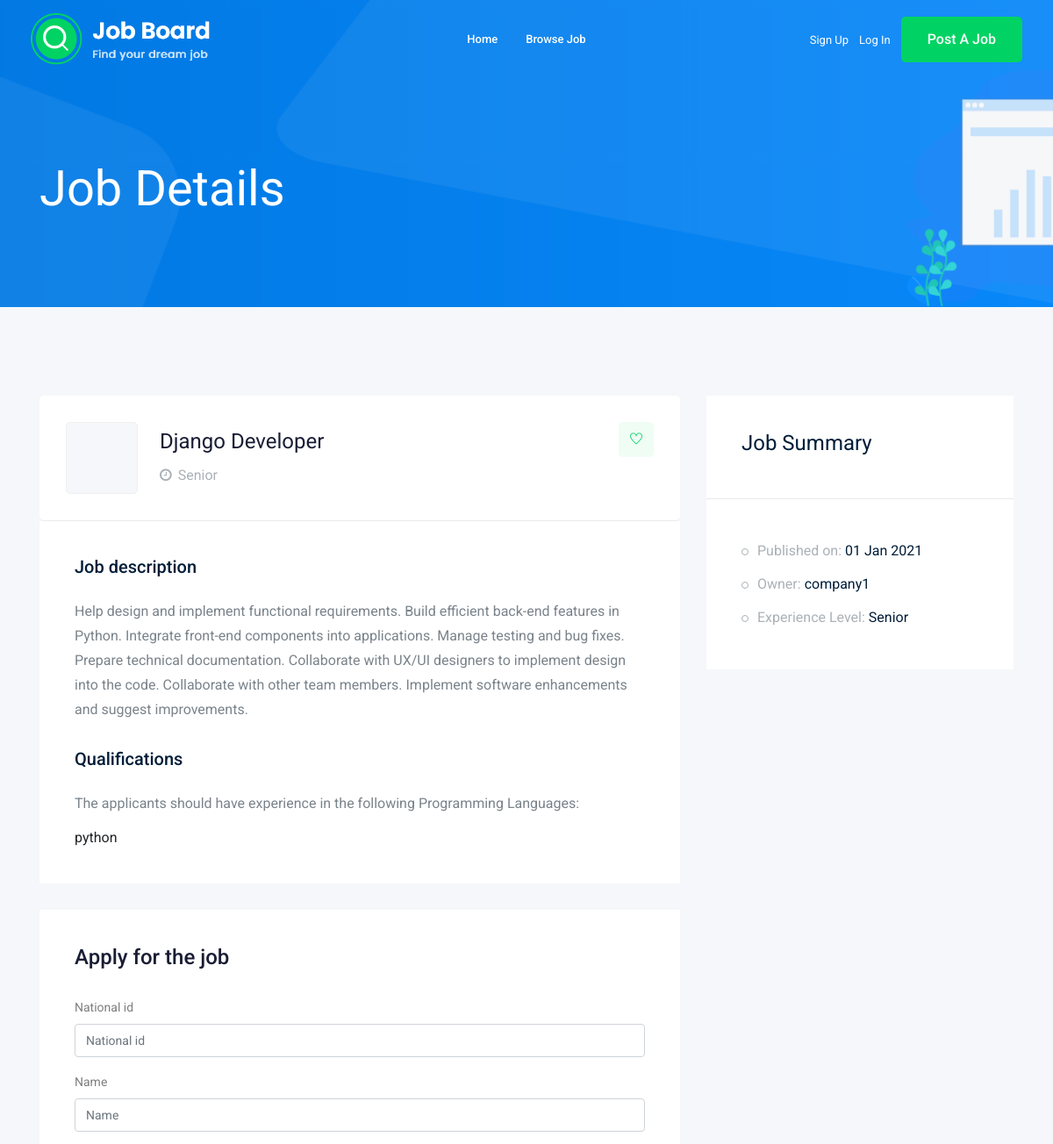
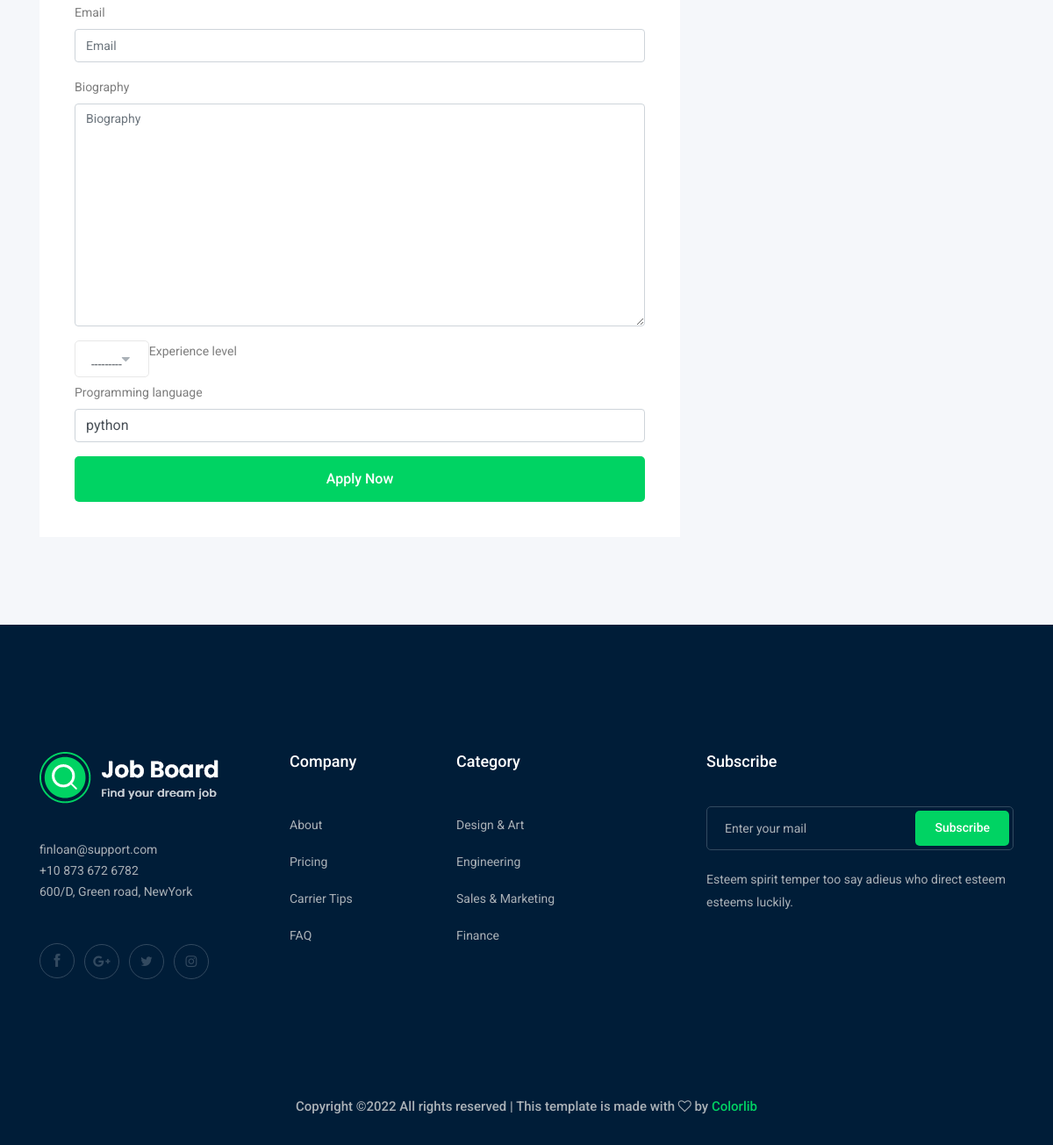
Screenshot of /jobs/django-developercompany1 with the database file from the repository (2 pictures, top to bottom).
### jobs/models.py (models this page shows, shortened)
class job(models.Model):  # table
    owner = models.ForeignKey(User, related_name='job_owner', on_delete=models.CASCADE)
    title = models.CharField(max_length=100)  # column
    experience_level = models.CharField(max_length=15 , choices=Exper_LVL)
    Programming_language = models.CharField(max_length=100,default='python')
    published_at = models.DateTimeField(auto_now_add=True)
    description = models.TextField(max_length=1000,default='There is no Job description.')
    slug = models.SlugField(blank=True, null=True)
    def __str__(self):
        return self.title

### jobs/views.py (the view)
# urls.py: path('<str:slug>',views.job_detail,name = 'job_detail'),
def job_detail(request,slug):
    job_detail = job.objects.get(slug=slug)
    if request.method=='POST': #if i click submit button (apply):
        form = ApplyForm(request.POST , request.FILES)
        if form.is_valid():
            myform = form.save(commit=False)
            myform.applied_job = job_detail
            myform.save()
    else:
        form = ApplyForm()
    context = {'job_detail': job_detail, 'jobdetailform': form }
    return render(request,'jobs/job_detail.html',context)

### jobs/form.py
class ApplyForm(forms.ModelForm): #make form from existing model
    class Meta:
        model = applicant
        fields = ['national_id' ,'name','email','biography','experience_level','Programming_language']

### jobs/templates/jobs/job_detail.html (shortened to what this page needs)
{% extends 'base.html' %}
{% load bootstrap4 %}
{% block body %}
<div class="bradcam_area bradcam_bg_1">
<div class="container">
    <div class="row">
        <div class="col-xl-12">
            <div class="bradcam_text">
                <h3>Job Details</h3>
            </div>
        </div>
    </div>
</div>
</div>
    <div class="job_details_area">
        <div class="container">
            <div class="row">
                <div class="col-lg-8">
                    <div class="job_details_header">
                        <div class="single_jobs white-bg d-flex justify-content-between">
                            <div class="jobs_left d-flex align-items-center">
                                <div class="thumb">
                                </div>
                                <div class="jobs_conetent">
                                    <a href="#"><h4>{{job_detail}}</h4></a>
                                    <div class="links_locat d-flex align-items-center">
                                        <div class="location">
                                            <p> <i class="fa fa-clock-o"></i>{{job_detail.experience_level}}</p>
                                        </div>
                                    </div>
                                </div>
                            </div>
                            <div class="jobs_right">
                                <div class="apply_now">
                                    <a class="heart_mark" href="#"> <i class="ti-heart"></i> </a>
                                </div>
                            </div>
                        </div>
                    </div>
                    <div class="descript_wrap white-bg">
                        <div class="single_wrap">
                            <h4>Job description</h4>
                            <p>{{job_detail.description}}</p>
                        </div>
                        <div class="single_wrap">
                            <h4>Qualifications</h4>
                                <p>The applicants should have experience in the following Programming Languages:</p>
                                <li>{{job_detail.Programming_language}}</li>
                        </div>
                    </div>
                    <div class="apply_job_form white-bg">
                        <h4>Apply for the job</h4>
                        <form method="POST" enctype="multipart/form-data">
                            {% bootstrap_form jobdetailform %}
                            {% buttons %}
                                <button class="boxed-btn3 w-100" type="submit">Apply Now</button>
                            {% endbuttons %}
                        </form>
                    </div>
                </div>
                <div class="col-lg-4">
                    <div class="job_sumary">
                        <div class="summery_header">
                            <h3>Job Summary</h3>
                        </div>
                        <div class="job_content">
                            <ul>
                                <li>Published on: <span>{{job_detail.published_at|date:'d M o'}}</span></li>
                                <li>Owner: <span>{{job_detail.owner}}</span></li>
                                <li>Experience Level: <span>{{job_detail.experience_level}}</span></li>
                            </ul>
                        </div>
                    </div>
                </div>
            </div>
        </div>
    </div>
{% endblock body %}

### rows the page displays
job: title "Django Developer", experience_level "Senior", description "Help design and implement functional requirements. Build efficient back-end features in Python. Integrate front-end components into applications. Manage testing and bug fixes. Prepare technical documentation. Collaborate with UX/UI designers to implement design into the code. Collaborate with other team members. Implement software enhancements and suggest improvements.", Programming_language "python", published_at "01 Jan 2021", owner "company1"
